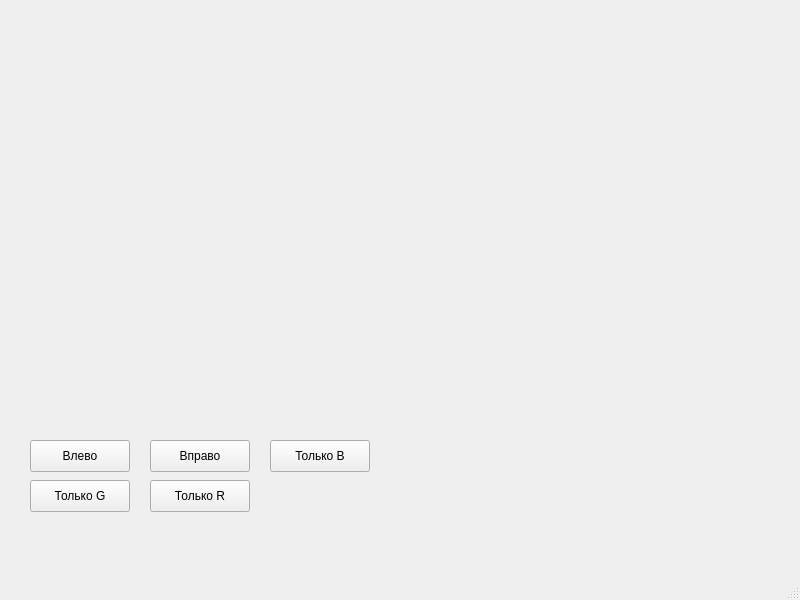
<?xml version="1.0" encoding="UTF-8"?>
<ui version="4.0">
 <class>MainWindow</class>
 <widget class="QMainWindow" name="MainWindow">
  <property name="geometry">
   <rect>
    <x>0</x>
    <y>0</y>
    <width>800</width>
    <height>600</height>
   </rect>
  </property>
  <property name="windowTitle">
   <string>MainWindow</string>
  </property>
  <widget class="QWidget" name="centralwidget">
   <widget class="QLabel" name="imageLabel">
    <property name="geometry">
     <rect>
      <x>40</x>
      <y>20</y>
      <width>400</width>
      <height>400</height>
     </rect>
    </property>
    <property name="text">
     <string/>
    </property>
   </widget>
   <widget class="QPushButton" name="btnRed">
    <property name="geometry">
     <rect>
      <x>150</x>
      <y>480</y>
      <width>100</width>
      <height>32</height>
     </rect>
    </property>
    <property name="text">
     <string>Только R</string>
    </property>
   </widget>
   <widget class="QPushButton" name="btnGreen">
    <property name="geometry">
     <rect>
      <x>30</x>
      <y>480</y>
      <width>100</width>
      <height>32</height>
     </rect>
    </property>
    <property name="text">
     <string>Только G</string>
    </property>
   </widget>
   <widget class="QPushButton" name="btnBlue">
    <property name="geometry">
     <rect>
      <x>270</x>
      <y>440</y>
      <width>100</width>
      <height>32</height>
     </rect>
    </property>
    <property name="text">
     <string>Только B</string>
    </property>
   </widget>
   <widget class="QPushButton" name="btnRotateLeft">
    <property name="geometry">
     <rect>
      <x>30</x>
      <y>440</y>
      <width>100</width>
      <height>32</height>
     </rect>
    </property>
    <property name="text">
     <string>Влево</string>
    </property>
   </widget>
   <widget class="QPushButton" name="btnRotateRight">
    <property name="geometry">
     <rect>
      <x>150</x>
      <y>440</y>
      <width>100</width>
      <height>32</height>
     </rect>
    </property>
    <property name="text">
     <string>Вправо</string>
    </property>
   </widget>
  </widget>
  <widget class="QMenuBar" name="menubar">
   <property name="geometry">
    <rect>
     <x>0</x>
     <y>0</y>
     <width>800</width>
     <height>36</height>
    </rect>
   </property>
  </widget>
  <widget class="QStatusBar" name="statusbar"/>
 </widget>
 <resources/>
 <connections/>
</ui>
